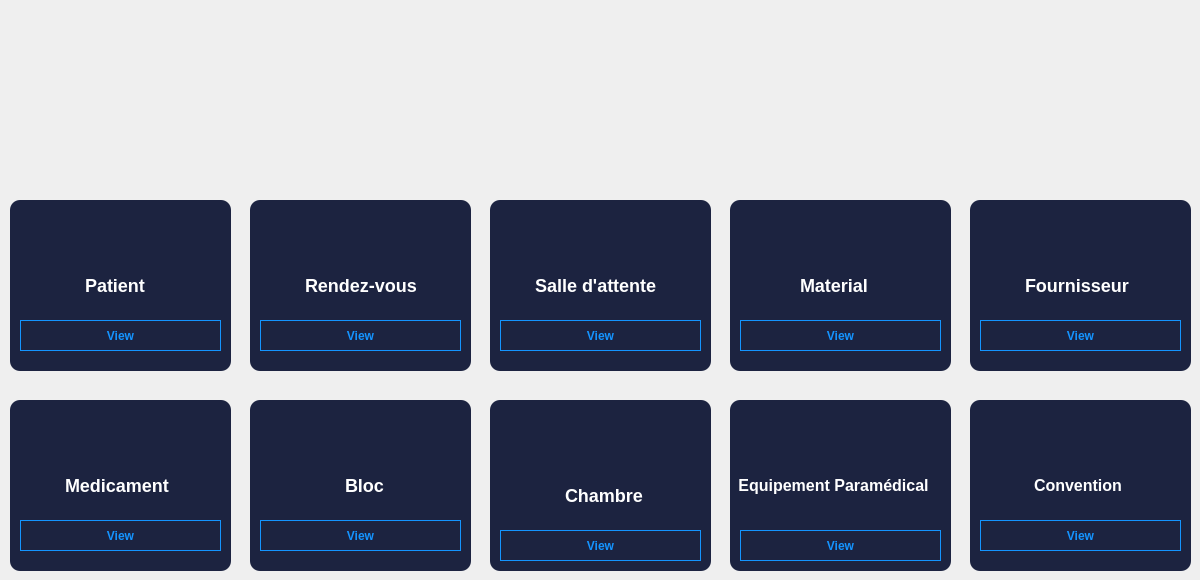
     <widget class="QWidget" name="Main">
      <widget class="QLabel" name="MaterialIcon">
       <property name="geometry">
        <rect>
         <x>780</x>
         <y>210</y>
         <width>111</width>
         <height>71</height>
        </rect>
       </property>
       <property name="styleSheet">
        <string notr="true">QLabel {
	padding: 10px 15px 15px 20px;
	text-align: center;
    vertical-align: middle;
	background-color: transparent;
	border : 0;
 	background-position: center top;
    background-repeat: no-repeat;
    background-origin: content;
    background-image: url(&quot;:/icons/material.png&quot;);
}
</string>
       </property>
       <property name="text">
        <string/>
       </property>
      </widget>
      <widget class="QLabel" name="FournisseurLabel">
       <property name="geometry">
        <rect>
         <x>1000</x>
         <y>270</y>
         <width>161</width>
         <height>31</height>
        </rect>
       </property>
       <property name="styleSheet">
        <string notr="true">QLabel {
	font-weight: 700;
	text-align: center;
    vertical-align: middle;
	background-color: transparent;
    color: #fff;
	font-size: 18px;
	padding: 0px 0px 0px 20px;
}</string>
       </property>
       <property name="text">
        <string>Fournisseur</string>
       </property>
      </widget>
      <widget class="QLabel" name="MaterialLabel">
       <property name="geometry">
        <rect>
         <x>770</x>
         <y>270</y>
         <width>131</width>
         <height>31</height>
        </rect>
       </property>
       <property name="styleSheet">
        <string notr="true">QLabel {
	font-weight: 700;
	text-align: center;
    vertical-align: middle;
	background-color: transparent;
    color: #fff;
	font-size: 18px;
	padding: 0px 0px 0px 20px;
}</string>
       </property>
       <property name="text">
        <string> Material</string>
       </property>
      </widget>
      <widget class="QLabel" name="FournisseurBox">
       <property name="geometry">
        <rect>
         <x>970</x>
         <y>200</y>
         <width>221</width>
         <height>171</height>
        </rect>
       </property>
       <property name="styleSheet">
        <string notr="true">QLabel{
	background-color: #1c2340;
    background-clip: border-box;
	border-radius: 10px;	
}</string>
       </property>
       <property name="text">
        <string/>
       </property>
      </widget>
      <widget class="QPushButton" name="MaterialBtnG">
       <property name="geometry">
        <rect>
         <x>740</x>
         <y>320</y>
         <width>201</width>
         <height>31</height>
        </rect>
       </property>
       <property name="styleSheet">
        <string notr="true">QPushButton {
	font-weight: 600;
	text-align: center;
    vertical-align: middle;
   	background-color: transparent;
    border: 1px solid transparent;
	color: #1494ff;
    border-color: #1494ff;
}

QPushButton:hover {
    background-color: #1494ff;
	color: #ffffff;
	font-weight: 600;
}</string>
       </property>
       <property name="text">
        <string>View</string>
       </property>
      </widget>
      <widget class="QLabel" name="ROOMIcon">
       <property name="geometry">
        <rect>
         <x>560</x>
         <y>420</y>
         <width>81</width>
         <height>71</height>
        </rect>
       </property>
       <property name="styleSheet">
        <string notr="true">QLabel {
	padding: 10px 15px 15px 20px;
	text-align: center;
    vertical-align: middle;
	background-color: transparent;
	border : 0;
 	background-position: center top;
    background-repeat: no-repeat;
    background-origin: content;
    background-image: url(&quot;:/icons/room.png&quot;);
}
</string>
       </property>
       <property name="text">
        <string/>
       </property>
      </widget>
      <widget class="QPushButton" name="ConventionBtnG">
       <property name="geometry">
        <rect>
         <x>980</x>
         <y>520</y>
         <width>201</width>
         <height>31</height>
        </rect>
       </property>
       <property name="styleSheet">
        <string notr="true">QPushButton {
	font-weight: 600;
	text-align: center;
    vertical-align: middle;
   	background-color: transparent;
    border: 1px solid transparent;
	color: #1494ff;
    border-color: #1494ff;
}

QPushButton:hover {
    background-color: #1494ff;
	color: #ffffff;
	font-weight: 600;
}</string>
       </property>
       <property name="text">
        <string>View</string>
       </property>
      </widget>
      <widget class="QLabel" name="ParaMedicalLabel_2">
       <property name="geometry">
        <rect>
         <x>1010</x>
         <y>470</y>
         <width>121</width>
         <height>31</height>
        </rect>
       </property>
       <property name="styleSheet">
        <string notr="true">QLabel {
	font-weight: 700;
	text-align: center;
    vertical-align: middle;
	background-color: transparent;
    color: #fff;
	font-size: 16px;
	padding: 0px 0px 0px 20px;
}</string>
       </property>
       <property name="text">
        <string>Convention</string>
       </property>
      </widget>
      <widget class="QLabel" name="PatientIcon">
       <property name="geometry">
        <rect>
         <x>60</x>
         <y>210</y>
         <width>111</width>
         <height>71</height>
        </rect>
       </property>
       <property name="styleSheet">
        <string notr="true">QLabel {
	padding: 10px 15px 15px 20px;
	text-align: center;
    vertical-align: middle;
	background-color: transparent;
	border : 0;
 	background-position: center top;
    background-repeat: no-repeat;
    background-origin: content;
    background-image: url(&quot;:/icons/patient.png&quot;);
}
</string>
       </property>
       <property name="text">
        <string/>
       </property>
      </widget>
      <widget class="QLabel" name="RDVBox">
       <property name="geometry">
        <rect>
         <x>250</x>
         <y>200</y>
         <width>221</width>
         <height>171</height>
        </rect>
       </property>
       <property name="styleSheet">
        <string notr="true">QLabel{
	background-color: #1c2340;
    background-clip: border-box;
	border-radius: 10px;	
}</string>
       </property>
       <property name="text">
        <string/>
       </property>
      </widget>
      <widget class="QPushButton" name="FournisseurBtnG">
       <property name="geometry">
        <rect>
         <x>980</x>
         <y>320</y>
         <width>201</width>
         <height>31</height>
        </rect>
       </property>
       <property name="styleSheet">
        <string notr="true">QPushButton {
	font-weight: 600;
	text-align: center;
    vertical-align: middle;
   	background-color: transparent;
    border: 1px solid transparent;
	color: #1494ff;
    border-color: #1494ff;
}

QPushButton:hover {
    background-color: #1494ff;
	color: #ffffff;
	font-weight: 600;
}</string>
       </property>
       <property name="text">
        <string>View</string>
       </property>
      </widget>
      <widget class="QLabel" name="PatientLabel">
       <property name="geometry">
        <rect>
         <x>60</x>
         <y>270</y>
         <width>111</width>
         <height>31</height>
        </rect>
       </property>
       <property name="styleSheet">
        <string notr="true">QLabel {
	font-weight: 700;
	text-align: center;
    vertical-align: middle;
	background-color: transparent;
    color: #fff;
	font-size: 18px;
	padding: 0px 0px 0px 20px;
}</string>
       </property>
       <property name="text">
        <string>Patient</string>
       </property>
      </widget>
      <widget class="QLabel" name="MedicamentBox">
       <property name="geometry">
        <rect>
         <x>10</x>
         <y>400</y>
         <width>221</width>
         <height>171</height>
        </rect>
       </property>
       <property name="styleSheet">
        <string notr="true">QLabel{
	background-color: #1c2340;
    background-clip: border-box;
	border-radius: 10px;	
}</string>
       </property>
       <property name="text">
        <string/>
       </property>
      </widget>
      <widget class="QLabel" name="conventionBox">
       <property name="geometry">
        <rect>
         <x>970</x>
         <y>400</y>
         <width>221</width>
         <height>171</height>
        </rect>
       </property>
       <property name="styleSheet">
        <string notr="true">QLabel{
	background-color: #1c2340;
    background-clip: border-box;
	border-radius: 10px;	
}</string>
       </property>
       <property name="text">
        <string/>
       </property>
      </widget>
      <widget class="QPushButton" name="WROOMBtnG">
       <property name="geometry">
        <rect>
         <x>500</x>
         <y>320</y>
         <width>201</width>
         <height>31</height>
        </rect>
       </property>
       <property name="styleSheet">
        <string notr="true">QPushButton {
	font-weight: 600;
	text-align: center;
    vertical-align: middle;
   	background-color: transparent;
    border: 1px solid transparent;
	color: #1494ff;
    border-color: #1494ff;
}

QPushButton:hover {
    background-color: #1494ff;
	color: #ffffff;
	font-weight: 600;
}</string>
       </property>
       <property name="text">
        <string>View</string>
       </property>
      </widget>
      <widget class="QLabel" name="ROOMLabel">
       <property name="geometry">
        <rect>
         <x>540</x>
         <y>480</y>
         <width>121</width>
         <height>31</height>
        </rect>
       </property>
       <property name="styleSheet">
        <string notr="true">QLabel {
	font-weight: 700;
	text-align: center;
    vertical-align: middle;
	background-color: transparent;
    color: #fff;
	font-size: 18px;
	padding: 0px 0px 0px 20px;
}</string>
       </property>
       <property name="text">
        <string>Chambre</string>
       </property>
      </widget>
      <widget class="QLabel" name="ParamedicalIcon">
       <property name="geometry">
        <rect>
         <x>800</x>
         <y>410</y>
         <width>81</width>
         <height>71</height>
        </rect>
       </property>
       <property name="styleSheet">
        <string notr="true">QLabel {
	padding: 10px 15px 15px 20px;
	text-align: center;
    vertical-align: middle;
	background-color: transparent;
	border : 0;
 	background-position: center top;
    background-repeat: no-repeat;
    background-origin: content;
    background-image: url(&quot;:/icons/paramedical.png&quot;);
}
</string>
       </property>
       <property name="text">
        <string/>
       </property>
      </widget>
      <widget class="QLabel" name="BLOCBox">
       <property name="geometry">
        <rect>
         <x>250</x>
         <y>400</y>
         <width>221</width>
         <height>171</height>
        </rect>
       </property>
       <property name="styleSheet">
        <string notr="true">QLabel{
	background-color: #1c2340;
    background-clip: border-box;
	border-radius: 10px;	
}</string>
       </property>
       <property name="text">
        <string/>
       </property>
      </widget>
      <widget class="QPushButton" name="PatientBtnG">
       <property name="geometry">
        <rect>
         <x>20</x>
         <y>320</y>
         <width>201</width>
         <height>31</height>
        </rect>
       </property>
       <property name="styleSheet">
        <string notr="true">QPushButton {
	font-weight: 600;
	text-align: center;
    vertical-align: middle;
   	background-color: transparent;
    border: 1px solid transparent;
	color: #1494ff;
    border-color: #1494ff;
}

QPushButton:hover {
    background-color: #1494ff;
	color: #ffffff;
	font-weight: 600;
}</string>
       </property>
       <property name="text">
        <string>View</string>
       </property>
      </widget>
      <widget class="QLabel" name="WROOMBox">
       <property name="geometry">
        <rect>
         <x>490</x>
         <y>200</y>
         <width>221</width>
         <height>171</height>
        </rect>
       </property>
       <property name="styleSheet">
        <string notr="true">QLabel{
	background-color: #1c2340;
    background-clip: border-box;
	border-radius: 10px;	
}</string>
       </property>
       <property name="text">
        <string/>
       </property>
      </widget>
      <widget class="QLabel" name="RDVIcon">
       <property name="geometry">
        <rect>
         <x>300</x>
         <y>210</y>
         <width>111</width>
         <height>71</height>
        </rect>
       </property>
       <property name="styleSheet">
        <string notr="true">QLabel {
	padding: 10px 15px 15px 20px;
	text-align: center;
    vertical-align: middle;
	background-color: transparent;
	border : 0;
 	background-position: center top;
    background-repeat: no-repeat;
    background-origin: content;
    background-image: url(&quot;:/icons/calendar.png&quot;);
}
</string>
       </property>
       <property name="text">
        <string/>
       </property>
      </widget>
      <widget class="QLabel" name="ParamedicalBox">
       <property name="geometry">
        <rect>
         <x>730</x>
         <y>400</y>
         <width>221</width>
         <height>171</height>
        </rect>
       </property>
       <property name="styleSheet">
        <string notr="true">QLabel{
	background-color: #1c2340;
    background-clip: border-box;
	border-radius: 10px;	
}</string>
       </property>
       <property name="text">
        <string/>
       </property>
      </widget>
      <widget class="QLabel" name="BLOCLabel">
       <property name="geometry">
        <rect>
         <x>320</x>
         <y>470</y>
         <width>91</width>
         <height>31</height>
        </rect>
       </property>
       <property name="styleSheet">
        <string notr="true">QLabel {
	font-weight: 700;
	text-align: center;
    vertical-align: middle;
	background-color: transparent;
    color: #fff;
	font-size: 18px;
	padding: 0px 0px 0px 20px;
}</string>
       </property>
       <property name="text">
        <string>Bloc</string>
       </property>
      </widget>
      <widget class="QLabel" name="conventionIcon">
       <property name="geometry">
        <rect>
         <x>1040</x>
         <y>410</y>
         <width>81</width>
         <height>71</height>
        </rect>
       </property>
       <property name="styleSheet">
        <string notr="true">QLabel {
	padding: 10px 15px 15px 20px;
	text-align: center;
    vertical-align: middle;
	background-color: transparent;
	border : 0;
 	background-position: center top;
    background-repeat: no-repeat;
    background-origin: content;
    background-image: url(&quot;:/icons/convention.png&quot;);
}
</string>
       </property>
       <property name="text">
        <string/>
       </property>
      </widget>
      <widget class="QPushButton" name="BLOCBtnG">
       <property name="geometry">
        <rect>
         <x>260</x>
         <y>520</y>
         <width>201</width>
         <height>31</height>
        </rect>
       </property>
       <property name="styleSheet">
        <string notr="true">QPushButton {
	font-weight: 600;
	text-align: center;
    vertical-align: middle;
   	background-color: transparent;
    border: 1px solid transparent;
	color: #1494ff;
    border-color: #1494ff;
}

QPushButton:hover {
    background-color: #1494ff;
	color: #ffffff;
	font-weight: 600;
}</string>
       </property>
       <property name="text">
        <string>View</string>
       </property>
      </widget>
      <widget class="QLabel" name="PatientBox">
       <property name="geometry">
        <rect>
         <x>10</x>
         <y>200</y>
         <width>221</width>
         <height>171</height>
        </rect>
       </property>
       <property name="styleSheet">
        <string notr="true">QLabel{
	background-color: #1c2340;
    background-clip: border-box;
	border-radius: 10px;	
}</string>
       </property>
       <property name="text">
        <string/>
       </property>
      </widget>
      <widget class="QLabel" name="BLOCIcon">
       <property name="geometry">
        <rect>
         <x>320</x>
         <y>410</y>
         <width>81</width>
         <height>71</height>
        </rect>
       </property>
       <property name="styleSheet">
        <string notr="true">QLabel {
	padding: 10px 15px 15px 20px;
	text-align: center;
    vertical-align: middle;
	background-color: transparent;
	border : 0;
 	background-position: center top;
    background-repeat: no-repeat;
    background-origin: content;
    background-image: url(&quot;:/icons/bloc.png&quot;);
}
</string>
       </property>
       <property name="text">
        <string/>
       </property>
      </widget>
      <widget class="QPushButton" name="RDVBtnG">
       <property name="geometry">
        <rect>
         <x>260</x>
         <y>320</y>
         <width>201</width>
         <height>31</height>
        </rect>
       </property>
       <property name="styleSheet">
        <string notr="true">QPushButton {
	font-weight: 600;
	text-align: center;
    vertical-align: middle;
   	background-color: transparent;
    border: 1px solid transparent;
	color: #1494ff;
    border-color: #1494ff;
}

QPushButton:hover {
    background-color: #1494ff;
	color: #ffffff;
	font-weight: 600;
}</string>
       </property>
       <property name="text">
        <string>View</string>
       </property>
      </widget>
      <widget class="QPushButton" name="ParaMedicalBtnG">
       <property name="geometry">
        <rect>
         <x>740</x>
         <y>530</y>
         <width>201</width>
         <height>31</height>
        </rect>
       </property>
       <property name="styleSheet">
        <string notr="true">QPushButton {
	font-weight: 600;
	text-align: center;
    vertical-align: middle;
   	background-color: transparent;
    border: 1px solid transparent;
	color: #1494ff;
    border-color: #1494ff;
}

QPushButton:hover {
    background-color: #1494ff;
	color: #ffffff;
	font-weight: 600;
}</string>
       </property>
       <property name="text">
        <string>View</string>
       </property>
      </widget>
      <widget class="QLabel" name="ROOMBox">
       <property name="geometry">
        <rect>
         <x>490</x>
         <y>400</y>
         <width>221</width>
         <height>171</height>
        </rect>
       </property>
       <property name="styleSheet">
        <string notr="true">QLabel{
	background-color: #1c2340;
    background-clip: border-box;
	border-radius: 10px;	
}</string>
       </property>
       <property name="text">
        <string/>
       </property>
      </widget>
      <widget class="QLabel" name="WROOMLabel">
       <property name="geometry">
        <rect>
         <x>510</x>
         <y>270</y>
         <width>161</width>
         <height>31</height>
        </rect>
       </property>
       <property name="styleSheet">
        <string notr="true">QLabel {
	font-weight: 700;
	text-align: center;
    vertical-align: middle;
	background-color: transparent;
    color: #fff;
	font-size: 18px;
	padding: 0px 0px 0px 20px;
}</string>
       </property>
       <property name="text">
        <string>Salle d'attente</string>
       </property>
      </widget>
      <widget class="QLabel" name="ParaMedicalLabel">
       <property name="geometry">
        <rect>
         <x>710</x>
         <y>470</y>
         <width>251</width>
         <height>31</height>
        </rect>
       </property>
       <property name="styleSheet">
        <string notr="true">QLabel {
	font-weight: 700;
	text-align: center;
    vertical-align: middle;
	background-color: transparent;
    color: #fff;
	font-size: 16px;
	padding: 0px 0px 0px 20px;
}</string>
       </property>
       <property name="text">
        <string> Equipement Paramédical</string>
       </property>
      </widget>
      <widget class="QPushButton" name="ROOMBtnG">
       <property name="geometry">
        <rect>
         <x>500</x>
         <y>530</y>
         <width>201</width>
         <height>31</height>
        </rect>
       </property>
       <property name="styleSheet">
        <string notr="true">QPushButton {
	font-weight: 600;
	text-align: center;
    vertical-align: middle;
   	background-color: transparent;
    border: 1px solid transparent;
	color: #1494ff;
    border-color: #1494ff;
}

QPushButton:hover {
    background-color: #1494ff;
	color: #ffffff;
	font-weight: 600;
}</string>
       </property>
       <property name="text">
        <string>View</string>
       </property>
      </widget>
      <widget class="QLabel" name="MedicamentIcon">
       <property name="geometry">
        <rect>
         <x>80</x>
         <y>410</y>
         <width>81</width>
         <height>71</height>
        </rect>
       </property>
       <property name="styleSheet">
        <string notr="true">QLabel {
	padding: 10px 15px 15px 20px;
	text-align: center;
    vertical-align: middle;
	background-color: transparent;
	border : 0;
 	background-position: center top;
    background-repeat: no-repeat;
    background-origin: content;
    background-image: url(&quot;:/icons/medicament.png&quot;);
}
</string>
       </property>
       <property name="text">
        <string/>
       </property>
      </widget>
      <widget class="QLabel" name="WROOMIcon">
       <property name="geometry">
        <rect>
         <x>540</x>
         <y>210</y>
         <width>111</width>
         <height>71</height>
        </rect>
       </property>
       <property name="styleSheet">
        <string notr="true">QLabel {
	padding: 10px 15px 15px 20px;
	text-align: center;
    vertical-align: middle;
	background-color: transparent;
	border : 0;
 	background-position: center top;
    background-repeat: no-repeat;
    background-origin: content;
    background-image: url(&quot;:/icons/waitingroom.png&quot;);
}
</string>
       </property>
       <property name="text">
        <string/>
       </property>
      </widget>
      <widget class="QLabel" name="MedicamentLabel">
       <property name="geometry">
        <rect>
         <x>40</x>
         <y>470</y>
         <width>151</width>
         <height>31</height>
        </rect>
       </property>
       <property name="styleSheet">
        <string notr="true">QLabel {
	font-weight: 700;
	text-align: center;
    vertical-align: middle;
	background-color: transparent;
    color: #fff;
	font-size: 18px;
	padding: 0px 0px 0px 20px;
}</string>
       </property>
       <property name="text">
        <string>Medicament</string>
       </property>
      </widget>
      <widget class="QLabel" name="MaterialBox">
       <property name="geometry">
        <rect>
         <x>730</x>
         <y>200</y>
         <width>221</width>
         <height>171</height>
        </rect>
       </property>
       <property name="styleSheet">
        <string notr="true">QLabel{
	background-color: #1c2340;
    background-clip: border-box;
	border-radius: 10px;	
}</string>
       </property>
       <property name="text">
        <string/>
       </property>
      </widget>
      <widget class="QLabel" name="RDVLabel">
       <property name="geometry">
        <rect>
         <x>280</x>
         <y>270</y>
         <width>151</width>
         <height>31</height>
        </rect>
       </property>
       <property name="styleSheet">
        <string notr="true">QLabel {
	font-weight: 700;
	text-align: center;
    vertical-align: middle;
	background-color: transparent;
    color: #fff;
	font-size: 18px;
	padding: 0px 0px 0px 20px;
}</string>
       </property>
       <property name="text">
        <string>Rendez-vous</string>
       </property>
      </widget>
      <widget class="QPushButton" name="MedicamentBtnG">
       <property name="geometry">
        <rect>
         <x>20</x>
         <y>520</y>
         <width>201</width>
         <height>31</height>
        </rect>
       </property>
       <property name="styleSheet">
        <string notr="true">QPushButton {
	font-weight: 600;
	text-align: center;
    vertical-align: middle;
   	background-color: transparent;
    border: 1px solid transparent;
	color: #1494ff;
    border-color: #1494ff;
}

QPushButton:hover {
    background-color: #1494ff;
	color: #ffffff;
	font-weight: 600;
}</string>
       </property>
       <property name="text">
        <string>View</string>
       </property>
      </widget>
      <widget class="QLabel" name="FournisseurIcon">
       <property name="geometry">
        <rect>
         <x>1020</x>
         <y>210</y>
         <width>111</width>
         <height>71</height>
        </rect>
       </property>
       <property name="styleSheet">
        <string notr="true">QLabel {
	padding: 10px 15px 15px 20px;
	text-align: center;
    vertical-align: middle;
	background-color: transparent;
	border : 0;
 	background-position: center top;
    background-repeat: no-repeat;
    background-origin: content;
    background-image: url(&quot;:/icons/fournisseur.png&quot;);
}
</string>
       </property>
       <property name="text">
        <string/>
       </property>
      </widget>
      <zorder>FournisseurBox</zorder>
      <zorder>conventionBox</zorder>
      <zorder>ROOMBox</zorder>
      <zorder>ParamedicalBox</zorder>
      <zorder>MaterialBox</zorder>
      <zorder>WROOMBox</zorder>
      <zorder>PatientBox</zorder>
      <zorder>MaterialIcon</zorder>
      <zorder>FournisseurLabel</zorder>
      <zorder>MaterialLabel</zorder>
      <zorder>MaterialBtnG</zorder>
      <zorder>ROOMIcon</zorder>
      <zorder>ConventionBtnG</zorder>
      <zorder>ParaMedicalLabel_2</zorder>
      <zorder>PatientIcon</zorder>
      <zorder>RDVBox</zorder>
      <zorder>FournisseurBtnG</zorder>
      <zorder>PatientLabel</zorder>
      <zorder>MedicamentBox</zorder>
      <zorder>WROOMBtnG</zorder>
      <zorder>ROOMLabel</zorder>
      <zorder>ParamedicalIcon</zorder>
      <zorder>BLOCBox</zorder>
      <zorder>PatientBtnG</zorder>
      <zorder>RDVIcon</zorder>
      <zorder>BLOCLabel</zorder>
      <zorder>conventionIcon</zorder>
      <zorder>BLOCBtnG</zorder>
      <zorder>BLOCIcon</zorder>
      <zorder>RDVBtnG</zorder>
      <zorder>ParaMedicalBtnG</zorder>
      <zorder>WROOMLabel</zorder>
      <zorder>ParaMedicalLabel</zorder>
      <zorder>ROOMBtnG</zorder>
      <zorder>MedicamentIcon</zorder>
      <zorder>WROOMIcon</zorder>
      <zorder>MedicamentLabel</zorder>
      <zorder>RDVLabel</zorder>
      <zorder>MedicamentBtnG</zorder>
      <zorder>FournisseurIcon</zorder>
     </widget>
